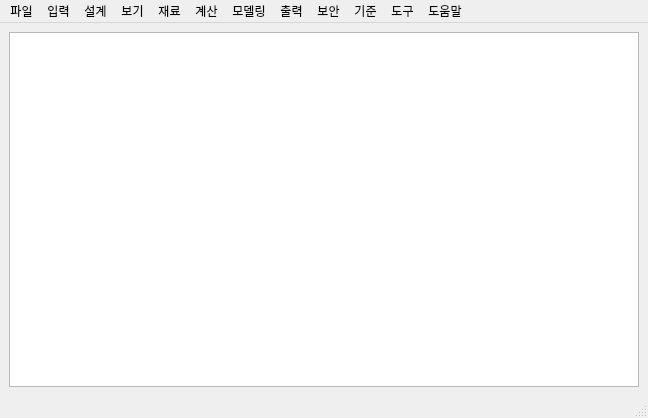
<?xml version="1.0" encoding="UTF-8"?>
<ui version="4.0">
 <class>MainWindow</class>
 <widget class="QMainWindow" name="MainWindow">
  <property name="geometry">
   <rect>
    <x>0</x>
    <y>0</y>
    <width>648</width>
    <height>418</height>
   </rect>
  </property>
  <property name="cursor">
   <cursorShape>ArrowCursor</cursorShape>
  </property>
  <property name="mouseTracking">
   <bool>true</bool>
  </property>
  <property name="contextMenuPolicy">
   <enum>Qt::ActionsContextMenu</enum>
  </property>
  <property name="windowTitle">
   <string>변압기설계 프로그램(kepri)</string>
  </property>
  <property name="toolTipDuration">
   <number>-4</number>
  </property>
  <widget class="QWidget" name="centralwidget">
   <property name="focusPolicy">
    <enum>Qt::TabFocus</enum>
   </property>
   <layout class="QGridLayout" name="gridLayout">
    <item row="0" column="0">
     <layout class="QVBoxLayout" name="verticalLayout">
      <item>
       <widget class="QPlainTextEdit" name="plainTextEdit">
        <property name="focusPolicy">
         <enum>Qt::WheelFocus</enum>
        </property>
        <property name="contextMenuPolicy">
         <enum>Qt::ActionsContextMenu</enum>
        </property>
        <property name="toolTipDuration">
         <number>-2</number>
        </property>
        <property name="layoutDirection">
         <enum>Qt::LeftToRight</enum>
        </property>
       </widget>
      </item>
     </layout>
    </item>
   </layout>
  </widget>
  <widget class="QMenuBar" name="menubar">
   <property name="geometry">
    <rect>
     <x>0</x>
     <y>0</y>
     <width>648</width>
     <height>21</height>
    </rect>
   </property>
   <property name="focusPolicy">
    <enum>Qt::NoFocus</enum>
   </property>
   <widget class="QMenu" name="menu_file">
    <property name="cursor">
     <cursorShape>PointingHandCursor</cursorShape>
    </property>
    <property name="layoutDirection">
     <enum>Qt::RightToLeft</enum>
    </property>
    <property name="title">
     <string>파일</string>
    </property>
    <addaction name="file_newdesign"/>
    <addaction name="file_load"/>
    <addaction name="file_save"/>
    <addaction name="file_save_as"/>
    <addaction name="file_quit"/>
   </widget>
   <widget class="QMenu" name="menu_input">
    <property name="cursor">
     <cursorShape>PointingHandCursor</cursorShape>
    </property>
    <property name="title">
     <string>입력</string>
    </property>
   </widget>
   <widget class="QMenu" name="menu_design">
    <property name="cursor">
     <cursorShape>PointingHandCursor</cursorShape>
    </property>
    <property name="layoutDirection">
     <enum>Qt::RightToLeft</enum>
    </property>
    <property name="title">
     <string>설계</string>
    </property>
   </widget>
   <widget class="QMenu" name="menu_view">
    <property name="cursor">
     <cursorShape>PointingHandCursor</cursorShape>
    </property>
    <property name="layoutDirection">
     <enum>Qt::RightToLeft</enum>
    </property>
    <property name="title">
     <string>보기</string>
    </property>
   </widget>
   <widget class="QMenu" name="menu_material">
    <property name="cursor">
     <cursorShape>PointingHandCursor</cursorShape>
    </property>
    <property name="layoutDirection">
     <enum>Qt::RightToLeft</enum>
    </property>
    <property name="title">
     <string>재료</string>
    </property>
   </widget>
   <widget class="QMenu" name="menu_calculate">
    <property name="cursor">
     <cursorShape>PointingHandCursor</cursorShape>
    </property>
    <property name="layoutDirection">
     <enum>Qt::RightToLeft</enum>
    </property>
    <property name="title">
     <string>계산</string>
    </property>
   </widget>
   <widget class="QMenu" name="menu_modelling">
    <property name="cursor">
     <cursorShape>PointingHandCursor</cursorShape>
    </property>
    <property name="layoutDirection">
     <enum>Qt::RightToLeft</enum>
    </property>
    <property name="title">
     <string>모델링</string>
    </property>
   </widget>
   <widget class="QMenu" name="menu_print">
    <property name="cursor">
     <cursorShape>PointingHandCursor</cursorShape>
    </property>
    <property name="layoutDirection">
     <enum>Qt::RightToLeft</enum>
    </property>
    <property name="title">
     <string>출력</string>
    </property>
   </widget>
   <widget class="QMenu" name="menu_security">
    <property name="cursor">
     <cursorShape>PointingHandCursor</cursorShape>
    </property>
    <property name="layoutDirection">
     <enum>Qt::RightToLeft</enum>
    </property>
    <property name="title">
     <string>보안</string>
    </property>
   </widget>
   <widget class="QMenu" name="menu_standard">
    <property name="cursor">
     <cursorShape>PointingHandCursor</cursorShape>
    </property>
    <property name="layoutDirection">
     <enum>Qt::RightToLeft</enum>
    </property>
    <property name="title">
     <string>기준</string>
    </property>
   </widget>
   <widget class="QMenu" name="menu_tool">
    <property name="cursor">
     <cursorShape>PointingHandCursor</cursorShape>
    </property>
    <property name="layoutDirection">
     <enum>Qt::RightToLeft</enum>
    </property>
    <property name="title">
     <string>도구</string>
    </property>
   </widget>
   <widget class="QMenu" name="menu_help">
    <property name="cursor">
     <cursorShape>PointingHandCursor</cursorShape>
    </property>
    <property name="layoutDirection">
     <enum>Qt::RightToLeft</enum>
    </property>
    <property name="title">
     <string>도움말</string>
    </property>
   </widget>
   <addaction name="menu_file"/>
   <addaction name="menu_input"/>
   <addaction name="menu_design"/>
   <addaction name="menu_view"/>
   <addaction name="menu_material"/>
   <addaction name="menu_calculate"/>
   <addaction name="menu_modelling"/>
   <addaction name="menu_print"/>
   <addaction name="menu_security"/>
   <addaction name="menu_standard"/>
   <addaction name="menu_tool"/>
   <addaction name="menu_help"/>
  </widget>
  <widget class="QStatusBar" name="statusbar"/>
  <action name="file_newdesign">
   <property name="text">
    <string>신규설계</string>
   </property>
  </action>
  <action name="file_load">
   <property name="iconText">
    <string>불러오기</string>
   </property>
   <property name="toolTip">
    <string>불러오기</string>
   </property>
   <property name="shortcut">
    <string>Ctrl+O</string>
   </property>
   <property name="shortcutContext">
    <enum>Qt::ApplicationShortcut</enum>
   </property>
  </action>
  <action name="file_save">
   <property name="text">
    <string>저장하기</string>
   </property>
   <property name="iconText">
    <string>저장하기</string>
   </property>
   <property name="toolTip">
    <string>저장하기</string>
   </property>
   <property name="shortcut">
    <string>Ctrl+S</string>
   </property>
   <property name="shortcutContext">
    <enum>Qt::ApplicationShortcut</enum>
   </property>
  </action>
  <action name="file_save_as">
   <property name="text">
    <string>다른이름으로 저장하기</string>
   </property>
   <property name="shortcut">
    <string>Ctrl+Shift+S</string>
   </property>
  </action>
  <action name="file_quit">
   <property name="text">
    <string>종료하기</string>
   </property>
  </action>
 </widget>
 <resources/>
 <connections/>
</ui>
